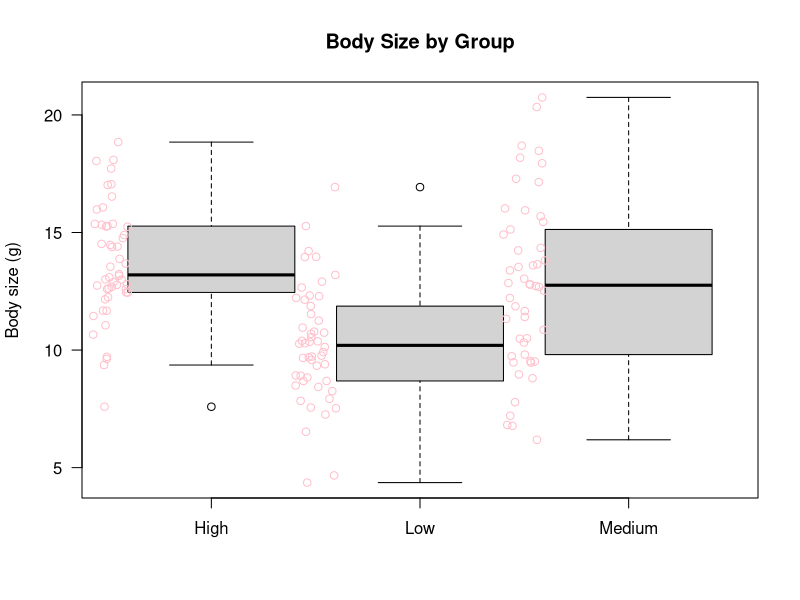

Generate this figure with R:
#Analysis of variance (ANOVA)

# aim of our ANOVA analysis is to partition the variance in 
# our response variable into a set of additive components

set.seed(100)
groups = as.factor(rep(c("Low", "Medium", "High"), each=50))
x = c(rnorm(50, 10, 3), rnorm(50, 13, 3), rnorm(50, 14, 3))

boxplot(x ~ groups, las = 1, xlab = "", ylab = "Body size (g)", main = "Body Size by Group", width = c(0.4, 0.4, 0.4))

box_pos <- 1:length(levels(groups))
stripchart(x ~ groups, vertical = TRUE, method = "jitter", pch = 21, col = "pink", add = TRUE, at = box_pos - 0.5)

m = lm(x~groups)
anova(m)

SS_T = 319.97+1200.43
SS_T/(150-1)
319.97/SS_T

summary(m)

groups = factor(groups, levels=c("Low", "Medium", "High"))
m = lm(x~groups)
summary(m)

m = lm(x~groups-1)
summary(m)$coef

confint(m)


